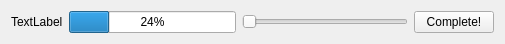
<?xml version="1.0" encoding="UTF-8"?>
<ui version="4.0">
 <class>taskItem</class>
 <widget class="QWidget" name="taskItem">
  <property name="geometry">
   <rect>
    <x>0</x>
    <y>0</y>
    <width>505</width>
    <height>38</height>
   </rect>
  </property>
  <property name="windowTitle">
   <string>Form</string>
  </property>
  <layout class="QHBoxLayout" name="horizontalLayout">
   <item>
    <widget class="QLabel" name="label">
     <property name="text">
      <string>TextLabel</string>
     </property>
    </widget>
   </item>
   <item>
    <widget class="QProgressBar" name="progressBar">
     <property name="value">
      <number>24</number>
     </property>
    </widget>
   </item>
   <item>
    <widget class="QSlider" name="horizontalSlider">
     <property name="orientation">
      <enum>Qt::Horizontal</enum>
     </property>
    </widget>
   </item>
   <item>
    <widget class="QPushButton" name="pushButton">
     <property name="text">
      <string>Complete!</string>
     </property>
    </widget>
   </item>
  </layout>
 </widget>
 <resources/>
 <connections/>
</ui>
